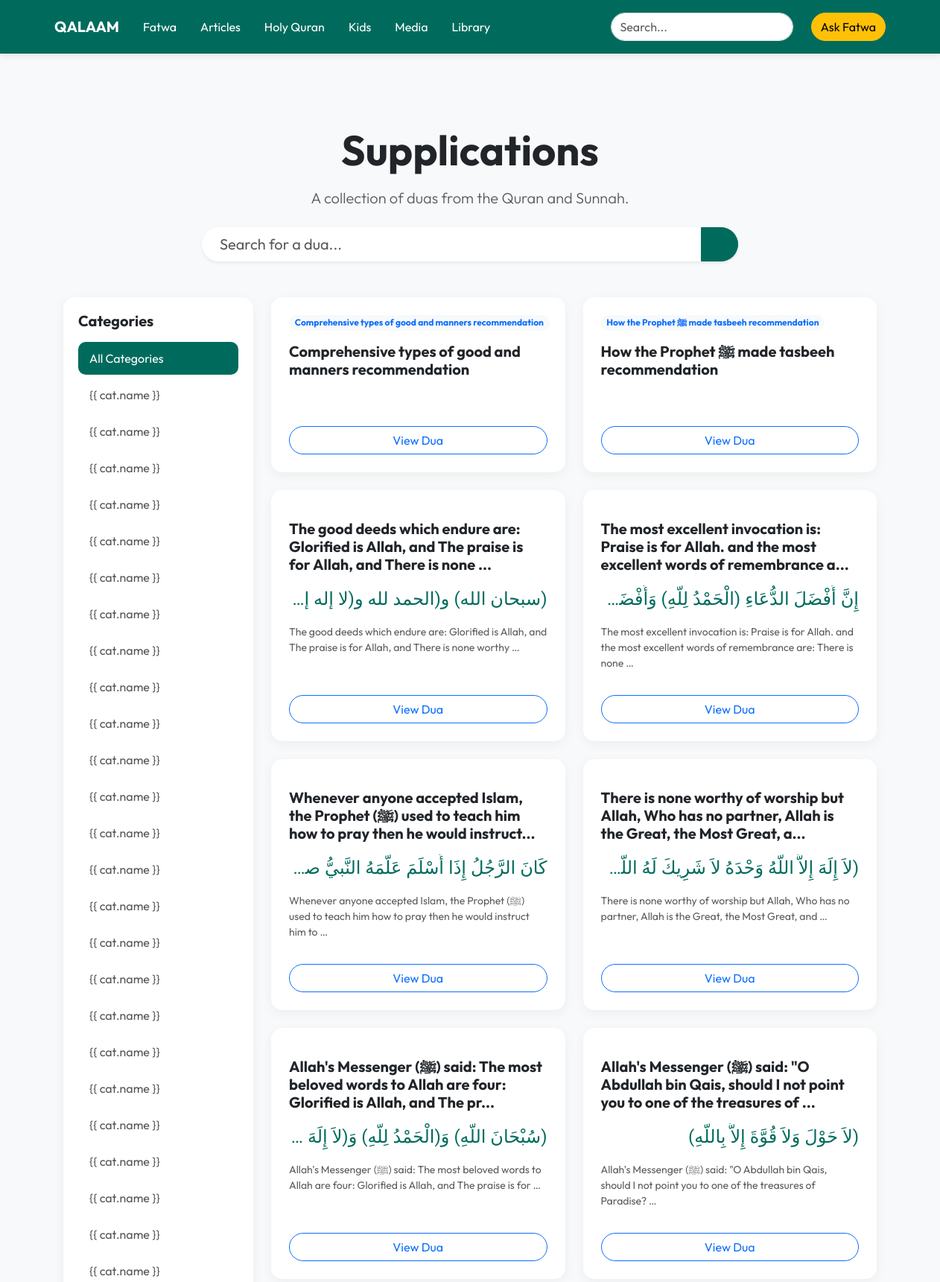
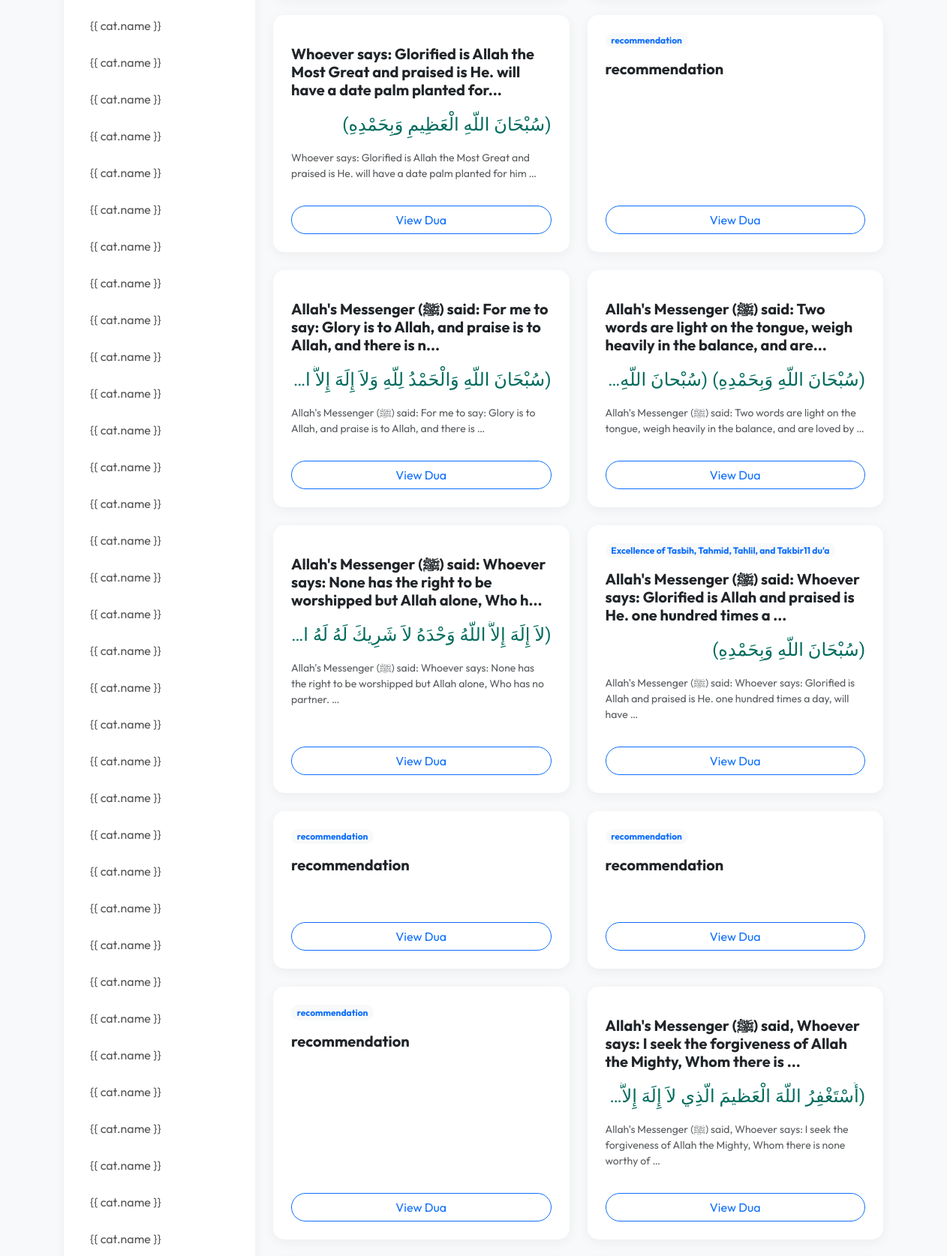
/duas/ (upper part), run on the app's committed database (2 pictures, top to bottom).
### duas/models.py (models this page shows, shortened)
class DuaCategory(MPTTModel):
    name = models.CharField(max_length=200)
    slug = models.SlugField(max_length=255, unique=True, blank=True)
    parent = TreeForeignKey('self', on_delete=models.CASCADE, null=True, blank=True, related_name='children')
    class MPTTMeta:
        order_insertion_by = ['name']
    class Meta:
        verbose_name_plural = "Dua Categories"

class Dua(models.Model):
    title = models.CharField(max_length=300)
    slug = models.SlugField(max_length=255, unique=True, blank=True)
    category = models.ForeignKey(DuaCategory, on_delete=models.CASCADE, related_name='duas')
    arabic_text = models.TextField()
    translation = models.TextField()
    transliteration = models.TextField(blank=True)
    reference = models.CharField(max_length=500, blank=True)
    audio_url = models.URLField(max_length=500, null=True, blank=True)
    audio_file = models.FileField(upload_to='duas/audio/', null=True, blank=True)
    created_at = models.DateTimeField(auto_now_add=True)

### duas/views.py (the view)
# urls.py: path('duas/', views.DashDuaListView.as_view(), name='dua_list'),
def dua_list(request):
    categories = DuaCategory.objects.all()
    query = request.GET.get('q') or request.GET.get('search')
    category_slug = request.GET.get('category')
    duas = Dua.objects.all().order_by('-created_at')
    current_category = None
    if category_slug:
        current_category = get_object_or_404(DuaCategory, slug=category_slug)
        duas = duas.filter(Q(category=current_category) | Q(category__parent=current_category))
    if query:
        duas = duas.filter(
            Q(title__icontains=query) |
            Q(translation__icontains=query) |
            Q(arabic_text__icontains=query)
        )
    return render(request, 'duas/dua_list.html', {
        'duas': duas,
        'categories': categories,
        'query': query,
        'current_category': current_category
    })

### templates/duas/dua_list.html (shortened to what this page needs)
{% extends 'base.html' %}
{% block content %}
<div class="container py-5">
    <div class="row mb-5 text-center">
        <div class="col-lg-8 mx-auto">
            <h1 class="display-4 fw-bold mb-3">Supplications</h1>
            <p class="lead text-muted">A collection of duas from the Quran and Sunnah.</p>
            <form method="GET" action="{% url 'duas:dua_list' %}" class="mt-4">
                <div class="input-group input-group-lg shadow-sm rounded-pill overflow-hidden">
                    <input type="text" name="search" class="form-control border-0 px-4"
                        placeholder="Search for a dua..." value="{{ request.GET.search }}">
                    <button class="btn btn-primary px-4" type="submit"></button>
                </div>
            </form>
        </div>
    </div>
    <div class="row">
        <div class="col-md-3 mb-4">
            <div class="category-sidebar">
                <h5 class="fw-bold mb-3">Categories</h5>
                <a href="{% url 'duas:dua_list' %}"
                    class="category-item {% if not current_category %}active{% endif %}">All Categories</a>
                {% for cat in categories %}
                <a href="?category={{ cat.slug }}"
                    class="category-item {% if current_category and current_category.slug == cat.slug %}active{% endif %}">{{
                    cat.name }}</a>
                {% endfor %}
            </div>
        </div>
        <div class="col-md-9">
            <div class="row g-4">
                {% for dua in duas %}
                <div class="col-md-6">
                    <div class="card h-100 dua-card p-2">
                        <div class="card-body d-flex flex-column">
                            <div class="d-flex justify-content-between align-items-start mb-3">
                                <span class="badge bg-light text-primary rounded-pill">{{ dua.category.name }}</span>
                            </div>
                            <h5 class="card-title fw-bold mb-3">{{ dua.title }}</h5>
                            <p class="dua-arabic-preview text-truncate mb-3" lang="ar" dir="rtl">{{ dua.arabic_text }}
                            </p>
                            <p class="card-text text-muted small flex-grow-1">{{ dua.translation|truncatewords:20 }}</p>
                            <a href="{% url 'duas:dua_detail' dua.slug %}"
                                class="btn btn-outline-primary rounded-pill mt-3 w-100 stretched-link">View Dua</a>
                        </div>
                    </div>
                </div>
                {% empty %}
                <div class="col-12 text-center py-5">
                    <i class="bi bi-search display-1 text-muted opacity-25"></i>
                    <h3 class="mt-3">No duas found matching your search.</h3>
                </div>
                {% endfor %}
            </div>
        </div>
    </div>
</div>
{% endblock %}

### templates/base.html (style rules this page uses)
:root { --primary-color: #006b5d; --secondary-color: #effcf9; --accent-color: #ffd700; }
body { font-family: 'Outfit', sans-serif; background-color: #f8f9fa; }
.btn-primary { background-color: var(--primary-color); border-color: var(--primary-color); }

### templates/duas/dua_list.html (style rules this page uses)
.category-sidebar { border-radius: 15px; background: white; padding: 20px; box-shadow: 0 4px 15px rgba(0, 0, 0, 0.05); }
.category-item { padding: 10px 15px; border-radius: 10px; transition: all 0.3s; color: #555; text-decoration: none; display: block; margin-bottom: 5px; }
.category-item.active { background-color: var(--primary-color); color: white; }
.dua-card { border-radius: 15px; transition: all 0.3s; border: none; box-shadow: 0 4px 15px rgba(0, 0, 0, 0.05); }
.dua-arabic-preview { font-family: 'Amiri', serif; font-size: 1.5rem; color: var(--primary-color); direction: rtl; }

### data on the page
Dua: category.name "Comprehensive types of good and manners recommendation", title "Comprehensive types of good and manners recommendation"
Dua: category.name "How the Prophet ﷺ made tasbeeh recommendation", title "How the Prophet ﷺ made tasbeeh recommendation"
Dua: title "The good deeds which endure are: Glorified is Allah, and The praise is for Allah, and There is none ...", translation "The good deeds which endure are: Glorified is Allah, and The praise is for Allah, and There is none worthy …"
Dua: title "The most excellent invocation is: Praise is for Allah. and the most excellent words of remembrance a...", translation "The most excellent invocation is: Praise is for Allah. and the most excellent words of remembrance are: There is none …"
Dua: title "Whenever anyone accepted Islam, the Prophet (ﷺ) used to teach him how to pray then he would instruct...", translation "Whenever anyone accepted Islam, the Prophet (ﷺ) used to teach him how to pray then he would instruct him to …"
Dua: title "There is none worthy of worship but Allah, Who has no partner, Allah is the Great, the Most Great, a...", translation "There is none worthy of worship but Allah, Who has no partner, Allah is the Great, the Most Great, and …"
Dua: title "Allah's Messenger (ﷺ) said: The most beloved words to Allah are four: Glorified is Allah, and The pr...", translation "Allah's Messenger (ﷺ) said: The most beloved words to Allah are four: Glorified is Allah, and The praise is for …"
Dua: title "Allah's Messenger (ﷺ) said: \"O Abdullah bin Qais, should I not point you to one of the treasures of ...", arabic_text "(لاَ حَوْلَ وَلاَ قُوَّةَ إِلاَّ بِاللَّهِ)", translation "Allah's Messenger (ﷺ) said: \"O Abdullah bin Qais, should I not point you to one of the treasures of Paradise? …"
Dua: title "Whoever says: Glorified is Allah the Most Great and praised is He. will have a date palm planted for...", arabic_text "(سُبْحَانَ اللَّهِ الْعَظِيمِ وَبِحَمْدِهِ)", translation "Whoever says: Glorified is Allah the Most Great and praised is He. will have a date palm planted for him …"
Dua: category.name "recommendation", title "recommendation"
Dua: title "Allah's Messenger (ﷺ) said: For me to say: Glory is to Allah, and praise is to Allah, and there is n...", translation "Allah's Messenger (ﷺ) said: For me to say: Glory is to Allah, and praise is to Allah, and there is …"
Dua: title "Allah's Messenger (ﷺ) said: Two words are light on the tongue, weigh heavily in the balance, and are...", translation "Allah's Messenger (ﷺ) said: Two words are light on the tongue, weigh heavily in the balance, and are loved by …"
Dua: title "Allah's Messenger (ﷺ) said: Whoever says: None has the right to be worshipped but Allah alone, Who h...", translation "Allah's Messenger (ﷺ) said: Whoever says: None has the right to be worshipped but Allah alone, Who has no partner. …"
Dua: category.name "Excellence of Tasbih, Tahmid, Tahlil, and Takbir11 du'a", title "Allah's Messenger (ﷺ) said: Whoever says: Glorified is Allah and praised is He. one hundred times a ...", arabic_text "(سُبْحَانَ اللَّهِ وَبِحَمْدِهِ)", translation "Allah's Messenger (ﷺ) said: Whoever says: Glorified is Allah and praised is He. one hundred times a day, will have …"
Dua: category.name "recommendation", title "recommendation"
Dua: category.name "recommendation", title "recommendation"
Dua: category.name "recommendation", title "recommendation"
Dua: title "Allah's Messenger (ﷺ) said, Whoever says: I seek the forgiveness of Allah the Mighty, Whom there is ...", translation "Allah's Messenger (ﷺ) said, Whoever says: I seek the forgiveness of Allah the Mighty, Whom there is none worthy of …"
